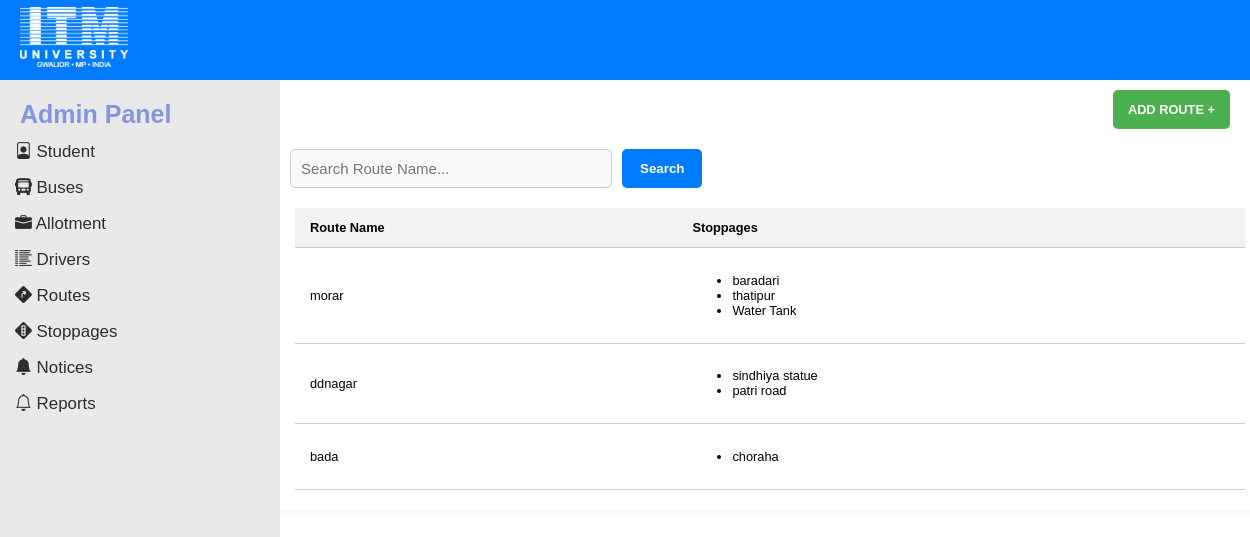
The app's page /routes/ with its own data.
### bus_app/models.py (models this page shows, shortened)
class Route(models.Model):
    name = models.CharField(max_length=100, unique=True)

class Stoppage(models.Model):
    name = models.CharField(max_length=100)
    route = models.ForeignKey(Route, on_delete=models.CASCADE, related_name="stoppages")

### bus_app/views.py (the view)
# urls.py: path('routes/', views.route_list, name='route_list'), #route list
def route_list(request):
    search_query = request.GET.get('search', '')
    if search_query:
        routes = Route.objects.filter(name__icontains=search_query)
    else:
        routes = Route.objects.all()
    return render(request, 'route_list.html', {'routes': routes})

### bus_app/templates/route_list.html (shortened to what this page needs)
{% extends "layout.html" %}
{% load static %}
{% block extra_css %}
  <link rel="stylesheet" href="{% static 'css/bus_list.css' %}">
{% endblock %}
{% block content %}
  <div class="top-bar">
    <a href="{% url 'add_route' %}" class="add-btn">ADD ROUTE +</a>
  </div>
  <form method="get" class="filter-form">
    <input type="text" name="search" placeholder="Search Route Name..." value="{{ request.GET.search }}" class="styled-select" style="width:300px;">
    <button type="submit" class="submit-btn">Search</button>
  </form>
  {% if routes %}
    <table>
      <thead>
        <tr>
          <th>Route Name</th>
          <th>Stoppages</th>
        </tr>
      </thead>
      <tbody>
        {% for route in routes %}
          <tr>
            <td>{{ route.name }}</td>
            <td>
              {% if route.stoppages.all %}
                <ul>
                  {% for stop in route.stoppages.all %}
                    <li>{{ stop.name }}</li>
                  {% empty %}
                    <li>No stoppages</li>
                  {% endfor %}
                </ul>
              {% else %}
                No stoppages
              {% endif %}
            </td>
          </tr>
        {% endfor %}
      </tbody>
    </table>
  {% else %}
    <p class="no-data">No routes found.</p>
  {% endif %}
{% endblock %}

### static/css/style.css (style rules this page uses)
body.layout-template { font-family: 'arial', sans-serif; margin: 0; font-size: 13px; }

### static/css/bus_list.css (style rules this page uses)
.filter-form { display: flex; flex-wrap: wrap; gap: 10px; margin-bottom: 20px; padding: 0 20px; }
.top-bar { display: flex; justify-content: flex-end; margin-top: 20px; margin-right: 20px; margin-bottom: 20px; }
.add-btn { background-color: #4CAF50; color: white; padding: 12px 15px; text-decoration: none; font-size: .8rem; font-weight: bold; border-radius: 5px; margin-right: 20px; margin-top: 50px; }
.submit-btn { background-color: #007BFF; color: white; border: none; padding: 10px 18px; border-radius: 5px; cursor: pointer; font-weight: bold; }
.styled-select { width: 250px; padding: 10px; font-size: 15px; border: 1px solid #ccc; border-radius: 5px; background-color: #f8f9fa; color: #333; }
table { width: 95%; margin: 0 auto; border-collapse: collapse; font-family: Arial, sans-serif; font-size: .8rem; }
th, td { padding: 12px 15px; text-align: left; border-bottom: 1px solid #ccc; }
th { background-color: #f2f2f2; font-weight: bold; }

### records on screen
Route: name "morar"
Stoppage: name "baradari"
Stoppage: name "thatipur"
Stoppage: name "Water Tank"
Route: name "ddnagar"
Stoppage: name "sindhiya statue"
Stoppage: name "patri road"
Route: name "bada"
Stoppage: name "choraha"
